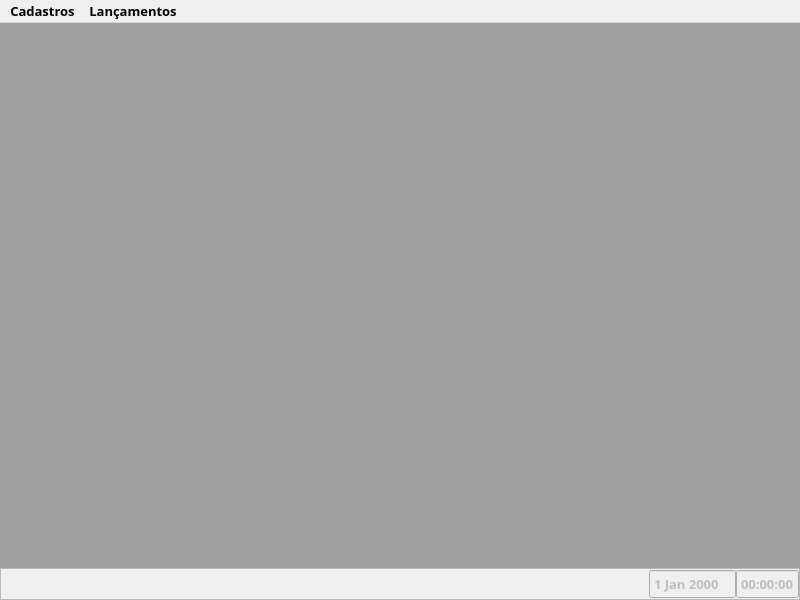
<?xml version="1.0" encoding="UTF-8"?>
<ui version="4.0">
 <class>MainWindow</class>
 <widget class="QMainWindow" name="MainWindow">
  <property name="geometry">
   <rect>
    <x>0</x>
    <y>0</y>
    <width>800</width>
    <height>600</height>
   </rect>
  </property>
  <property name="font">
   <font>
    <family>Segoe UI Semibold</family>
    <pointsize>10</pointsize>
    <bold>true</bold>
   </font>
  </property>
  <property name="windowTitle">
   <string>MainWindow</string>
  </property>
  <widget class="QWidget" name="centralwidget">
   <layout class="QVBoxLayout" name="verticalLayout">
    <property name="spacing">
     <number>0</number>
    </property>
    <property name="leftMargin">
     <number>0</number>
    </property>
    <property name="topMargin">
     <number>0</number>
    </property>
    <property name="rightMargin">
     <number>0</number>
    </property>
    <property name="bottomMargin">
     <number>0</number>
    </property>
    <item>
     <widget class="QMdiArea" name="mdiArea"/>
    </item>
    <item>
     <widget class="QFrame" name="frm_StatusBar">
      <property name="frameShape">
       <enum>QFrame::Shape::StyledPanel</enum>
      </property>
      <property name="frameShadow">
       <enum>QFrame::Shadow::Raised</enum>
      </property>
      <layout class="QHBoxLayout" name="horizontalLayout">
       <property name="spacing">
        <number>0</number>
       </property>
       <property name="leftMargin">
        <number>0</number>
       </property>
       <property name="topMargin">
        <number>0</number>
       </property>
       <property name="rightMargin">
        <number>0</number>
       </property>
       <property name="bottomMargin">
        <number>0</number>
       </property>
       <item>
        <widget class="QLabel" name="lb_Comandos">
         <property name="minimumSize">
          <size>
           <width>0</width>
           <height>30</height>
          </size>
         </property>
         <property name="maximumSize">
          <size>
           <width>16777215</width>
           <height>30</height>
          </size>
         </property>
         <property name="text">
          <string/>
         </property>
        </widget>
       </item>
       <item>
        <spacer name="horizontalSpacer">
         <property name="orientation">
          <enum>Qt::Orientation::Horizontal</enum>
         </property>
         <property name="sizeHint" stdset="0">
          <size>
           <width>40</width>
           <height>20</height>
          </size>
         </property>
        </spacer>
       </item>
       <item alignment="Qt::AlignmentFlag::AlignHCenter|Qt::AlignmentFlag::AlignVCenter">
        <widget class="QDateEdit" name="dt_Data_Atual">
         <property name="enabled">
          <bool>false</bool>
         </property>
         <property name="minimumSize">
          <size>
           <width>0</width>
           <height>30</height>
          </size>
         </property>
         <property name="maximumSize">
          <size>
           <width>16777215</width>
           <height>30</height>
          </size>
         </property>
         <property name="focusPolicy">
          <enum>Qt::FocusPolicy::NoFocus</enum>
         </property>
         <property name="readOnly">
          <bool>true</bool>
         </property>
         <property name="buttonSymbols">
          <enum>QAbstractSpinBox::ButtonSymbols::NoButtons</enum>
         </property>
        </widget>
       </item>
       <item alignment="Qt::AlignmentFlag::AlignHCenter|Qt::AlignmentFlag::AlignVCenter">
        <widget class="QTimeEdit" name="dt_Hora_Atual">
         <property name="enabled">
          <bool>false</bool>
         </property>
         <property name="minimumSize">
          <size>
           <width>0</width>
           <height>30</height>
          </size>
         </property>
         <property name="maximumSize">
          <size>
           <width>16777215</width>
           <height>30</height>
          </size>
         </property>
         <property name="focusPolicy">
          <enum>Qt::FocusPolicy::NoFocus</enum>
         </property>
         <property name="readOnly">
          <bool>true</bool>
         </property>
         <property name="buttonSymbols">
          <enum>QAbstractSpinBox::ButtonSymbols::NoButtons</enum>
         </property>
        </widget>
       </item>
      </layout>
     </widget>
    </item>
   </layout>
  </widget>
  <widget class="QMenuBar" name="menubar">
   <property name="geometry">
    <rect>
     <x>0</x>
     <y>0</y>
     <width>800</width>
     <height>33</height>
    </rect>
   </property>
   <widget class="QMenu" name="menuCadastros">
    <property name="title">
     <string>Cadastros</string>
    </property>
    <addaction name="actionProdutos"/>
    <addaction name="actionMotivo_Entrada"/>
    <addaction name="actionFicha_Tecnica"/>
   </widget>
   <widget class="QMenu" name="menuLan_amentos">
    <property name="title">
     <string>Lançamentos</string>
    </property>
    <addaction name="actionEntrada"/>
   </widget>
   <addaction name="menuCadastros"/>
   <addaction name="menuLan_amentos"/>
  </widget>
  <action name="actionProdutos">
   <property name="text">
    <string>Produtos</string>
   </property>
  </action>
  <action name="actionMotivo_Entrada">
   <property name="text">
    <string>Motivo Entrada</string>
   </property>
  </action>
  <action name="actionEntrada">
   <property name="text">
    <string>Entrada</string>
   </property>
  </action>
  <action name="actionFicha_Tecnica">
   <property name="text">
    <string>Ficha Técnica</string>
   </property>
  </action>
 </widget>
 <resources/>
 <connections/>
</ui>
